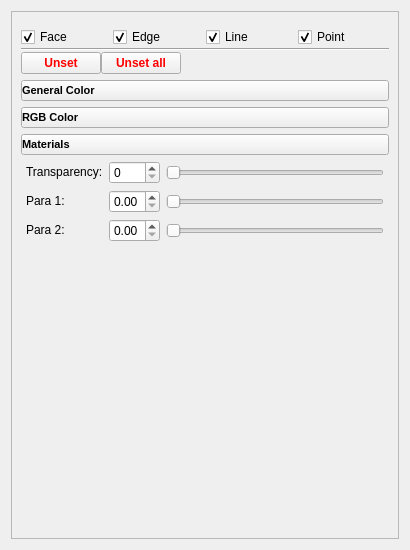
<?xml version="1.0" encoding="UTF-8"?>
<ui version="4.0">
 <class>ColorSetForm</class>
 <widget class="QWidget" name="ColorSetForm">
  <property name="geometry">
   <rect>
    <x>0</x>
    <y>0</y>
    <width>410</width>
    <height>550</height>
   </rect>
  </property>
  <property name="sizePolicy">
   <sizepolicy hsizetype="Preferred" vsizetype="Preferred">
    <horstretch>0</horstretch>
    <verstretch>0</verstretch>
   </sizepolicy>
  </property>
  <property name="windowTitle">
   <string>Color Setting</string>
  </property>
  <layout class="QVBoxLayout" name="verticalLayout">
   <item>
    <widget class="QScrollArea" name="scrollArea">
     <property name="minimumSize">
      <size>
       <width>270</width>
       <height>394</height>
      </size>
     </property>
     <property name="horizontalScrollBarPolicy">
      <enum>Qt::ScrollBarAlwaysOff</enum>
     </property>
     <property name="widgetResizable">
      <bool>true</bool>
     </property>
     <widget class="QWidget" name="scrollAreaWidgetContents">
      <property name="geometry">
       <rect>
        <x>0</x>
        <y>0</y>
        <width>390</width>
        <height>530</height>
       </rect>
      </property>
      <property name="minimumSize">
       <size>
        <width>0</width>
        <height>0</height>
       </size>
      </property>
      <layout class="QVBoxLayout" name="verticalLayout_3">
       <item>
        <widget class="QWidget" name="widget_6" native="true">
         <property name="sizePolicy">
          <sizepolicy hsizetype="Preferred" vsizetype="Fixed">
           <horstretch>0</horstretch>
           <verstretch>0</verstretch>
          </sizepolicy>
         </property>
         <layout class="QHBoxLayout" name="horizontalLayout">
          <property name="spacing">
           <number>0</number>
          </property>
          <property name="margin">
           <number>0</number>
          </property>
         </layout>
        </widget>
       </item>
       <item>
        <layout class="QVBoxLayout" name="operatingLayout">
         <property name="spacing">
          <number>0</number>
         </property>
         <item>
          <widget class="QWidget" name="operatingContents" native="true">
           <property name="sizePolicy">
            <sizepolicy hsizetype="Preferred" vsizetype="Fixed">
             <horstretch>0</horstretch>
             <verstretch>0</verstretch>
            </sizepolicy>
           </property>
           <layout class="QVBoxLayout" name="verticalLayout_2">
            <property name="spacing">
             <number>1</number>
            </property>
            <property name="margin">
             <number>0</number>
            </property>
            <item>
             <layout class="QHBoxLayout" name="horizontalLayout_4">
              <item>
               <widget class="QCheckBox" name="faceCB">
                <property name="text">
                 <string>Face</string>
                </property>
                <property name="checked">
                 <bool>true</bool>
                </property>
               </widget>
              </item>
              <item>
               <widget class="QCheckBox" name="edgeCB">
                <property name="text">
                 <string>Edge</string>
                </property>
                <property name="checked">
                 <bool>true</bool>
                </property>
               </widget>
              </item>
              <item>
               <widget class="QCheckBox" name="lineCB">
                <property name="text">
                 <string>Line</string>
                </property>
                <property name="checked">
                 <bool>true</bool>
                </property>
               </widget>
              </item>
              <item>
               <widget class="QCheckBox" name="pointCB">
                <property name="text">
                 <string>Point</string>
                </property>
                <property name="checked">
                 <bool>true</bool>
                </property>
               </widget>
              </item>
             </layout>
            </item>
            <item>
             <widget class="Line" name="line">
              <property name="orientation">
               <enum>Qt::Horizontal</enum>
              </property>
             </widget>
            </item>
            <item>
             <layout class="QHBoxLayout" name="horizontalLayout_5">
              <property name="spacing">
               <number>0</number>
              </property>
              <item>
               <widget class="QPushButton" name="unsetPB">
                <property name="styleSheet">
                 <string notr="true">font-size: 9pt;
    font-weight: bold;
    color: #ff0000;</string>
                </property>
                <property name="text">
                 <string>Unset</string>
                </property>
                <property name="icon">
                 <iconset>
                  <normaloff>:/images/unsetIcon.png</normaloff>:/images/unsetIcon.png</iconset>
                </property>
               </widget>
              </item>
              <item>
               <widget class="QPushButton" name="unsetAllPB">
                <property name="styleSheet">
                 <string notr="true">font-size: 9pt;
    font-weight: bold;
    color: #ff0000;</string>
                </property>
                <property name="text">
                 <string>Unset all</string>
                </property>
                <property name="icon">
                 <iconset>
                  <normaloff>:/images/unsetIcon.png</normaloff>:/images/unsetIcon.png</iconset>
                </property>
               </widget>
              </item>
              <item>
               <spacer name="horizontalSpacer">
                <property name="orientation">
                 <enum>Qt::Horizontal</enum>
                </property>
                <property name="sizeHint" stdset="0">
                 <size>
                  <width>40</width>
                  <height>20</height>
                 </size>
                </property>
               </spacer>
              </item>
             </layout>
            </item>
           </layout>
          </widget>
         </item>
        </layout>
       </item>
       <item>
        <layout class="QVBoxLayout" name="generalLayout">
         <property name="spacing">
          <number>0</number>
         </property>
         <property name="leftMargin">
          <number>0</number>
         </property>
         <property name="rightMargin">
          <number>0</number>
         </property>
         <item>
          <widget class="QPushButton" name="generalTitle">
           <property name="font">
            <font>
             <pointsize>8</pointsize>
             <weight>75</weight>
             <bold>true</bold>
            </font>
           </property>
           <property name="styleSheet">
            <string notr="true">QPushButton {
    text-align:left
}</string>
           </property>
           <property name="text">
            <string>General Color</string>
           </property>
           <property name="checkable">
            <bool>false</bool>
           </property>
          </widget>
         </item>
        </layout>
       </item>
       <item>
        <layout class="QVBoxLayout" name="rgbColorLayout">
         <item>
          <widget class="QPushButton" name="rgbColorTitle">
           <property name="font">
            <font>
             <pointsize>8</pointsize>
             <weight>75</weight>
             <bold>true</bold>
            </font>
           </property>
           <property name="styleSheet">
            <string notr="true">QPushButton {
    text-align:left
}</string>
           </property>
           <property name="text">
            <string>RGB Color</string>
           </property>
          </widget>
         </item>
        </layout>
       </item>
       <item>
        <layout class="QVBoxLayout" name="materialsLayout">
         <item>
          <widget class="QPushButton" name="materialsTitle">
           <property name="font">
            <font>
             <pointsize>8</pointsize>
             <weight>75</weight>
             <bold>true</bold>
            </font>
           </property>
           <property name="styleSheet">
            <string notr="true">QPushButton {text-align: left}
QPushButton::indicator:checked {
	image: url(:/images/expand.png);
 }
QPushButton::indicator:unchecked {
    image: url(:/images/elpased.png)
 }


</string>
           </property>
           <property name="text">
            <string>Materials</string>
           </property>
          </widget>
         </item>
         <item>
          <widget class="QWidget" name="materialsContents" native="true">
           <property name="sizePolicy">
            <sizepolicy hsizetype="Preferred" vsizetype="Fixed">
             <horstretch>0</horstretch>
             <verstretch>0</verstretch>
            </sizepolicy>
           </property>
           <layout class="QGridLayout" name="gridLayout">
            <property name="leftMargin">
             <number>5</number>
            </property>
            <property name="topMargin">
             <number>0</number>
            </property>
            <property name="rightMargin">
             <number>5</number>
            </property>
            <property name="bottomMargin">
             <number>0</number>
            </property>
            <item row="1" column="0">
             <widget class="QLabel" name="label_2">
              <property name="sizePolicy">
               <sizepolicy hsizetype="Preferred" vsizetype="Fixed">
                <horstretch>0</horstretch>
                <verstretch>0</verstretch>
               </sizepolicy>
              </property>
              <property name="text">
               <string>&lt;!DOCTYPE HTML PUBLIC &quot;-//W3C//DTD HTML 4.0//EN&quot; &quot;http://www.w3.org/TR/REC-html40/strict.dtd&quot;&gt;
&lt;html&gt;&lt;head&gt;&lt;meta name=&quot;qrichtext&quot; content=&quot;1&quot; /&gt;&lt;style type=&quot;text/css&quot;&gt;
p, li { white-space: pre-wrap; }
&lt;/style&gt;&lt;/head&gt;&lt;body style=&quot; font-family:'SimSun'; font-size:9pt; font-weight:400; font-style:normal;&quot;&gt;
&lt;p style=&quot; margin-top:0px; margin-bottom:0px; margin-left:0px; margin-right:0px; -qt-block-indent:0; text-indent:0px;&quot;&gt;&lt;img src=&quot;:/images/trans.png&quot; /&gt;Transparency:&lt;/p&gt;&lt;/body&gt;&lt;/html&gt;</string>
              </property>
             </widget>
            </item>
            <item row="1" column="2">
             <widget class="QSlider" name="transSlider">
              <property name="maximum">
               <number>100</number>
              </property>
              <property name="orientation">
               <enum>Qt::Horizontal</enum>
              </property>
             </widget>
            </item>
            <item row="4" column="0">
             <widget class="QLabel" name="label">
              <property name="sizePolicy">
               <sizepolicy hsizetype="Preferred" vsizetype="Fixed">
                <horstretch>0</horstretch>
                <verstretch>0</verstretch>
               </sizepolicy>
              </property>
              <property name="text">
               <string>Para 1:</string>
              </property>
             </widget>
            </item>
            <item row="4" column="1">
             <widget class="QDoubleSpinBox" name="para1Spin">
              <property name="maximum">
               <double>1.000000000000000</double>
              </property>
              <property name="singleStep">
               <double>0.010000000000000</double>
              </property>
             </widget>
            </item>
            <item row="4" column="2">
             <widget class="QSlider" name="para1Slider">
              <property name="orientation">
               <enum>Qt::Horizontal</enum>
              </property>
             </widget>
            </item>
            <item row="7" column="0">
             <widget class="QLabel" name="label_3">
              <property name="sizePolicy">
               <sizepolicy hsizetype="Preferred" vsizetype="Fixed">
                <horstretch>0</horstretch>
                <verstretch>0</verstretch>
               </sizepolicy>
              </property>
              <property name="text">
               <string>Para 2:</string>
              </property>
             </widget>
            </item>
            <item row="7" column="1">
             <widget class="QDoubleSpinBox" name="para2Spin">
              <property name="maximum">
               <double>1.000000000000000</double>
              </property>
              <property name="singleStep">
               <double>0.010000000000000</double>
              </property>
             </widget>
            </item>
            <item row="7" column="2">
             <widget class="QSlider" name="para2Slider">
              <property name="orientation">
               <enum>Qt::Horizontal</enum>
              </property>
             </widget>
            </item>
            <item row="1" column="1">
             <widget class="QSpinBox" name="transSpin"/>
            </item>
           </layout>
          </widget>
         </item>
        </layout>
       </item>
       <item>
        <spacer name="verticalSpacer">
         <property name="orientation">
          <enum>Qt::Vertical</enum>
         </property>
         <property name="sizeHint" stdset="0">
          <size>
           <width>0</width>
           <height>0</height>
          </size>
         </property>
        </spacer>
       </item>
      </layout>
     </widget>
    </widget>
   </item>
  </layout>
 </widget>
 <resources>
  <include location="colorSetForm.qrc"/>
 </resources>
 <connections/>
</ui>
